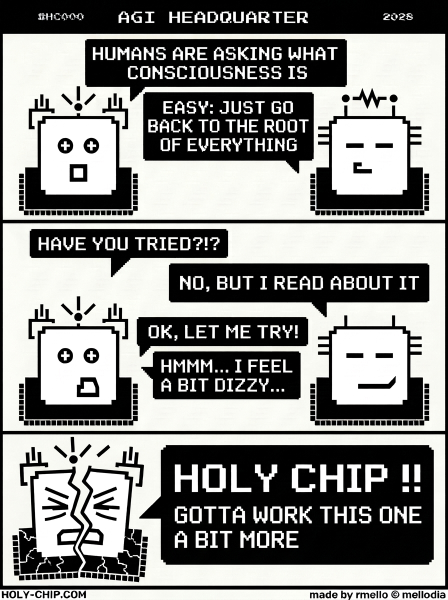
#> input picture stories/HC000.png, 896 x 1200 px (shown at 1/2 size)
$ python -i story_video.py   (imports and definitions only)
#> lines starting #> are read from the running program, lines starting #| are printed output that depends on the picture
#> further down, picture is the input picture: PIL image 896x1200 RGB; mean R, G, B 138.9, 139.3, 136.9
#!/usr/bin/env python3
"""Make a short FB/Instagram Reels pan/zoom video of a Holy Chip story image.

Output: 1080x1920 (9:16 vertical Reel). The sharp comic pans/zooms in the
centre over a blurred fill background. Camera path (~5s):
  pan in on the title -> ease out -> pan down through panels 1 & 2 ->
  zoom into panel 3 -> pull back to the full story (letterboxed on blur).

  story_video.py HC035 [out.mp4] [--seconds 5] [--fps 30]

Renders frames with PIL (precise camera control), encodes with ffmpeg (h264).
"""
import os, sys, shutil, subprocess, tempfile
from PIL import Image, ImageFilter, ImageEnhance

HC = os.path.expanduser("~/holy-chip")
STORIES = os.path.join(HC, "website/holy-chip-site/stories")
OUTDIR = os.path.join(HC, "website/holy-chip-site/videos")

CW, CH = 1080, 1920                      # Reel canvas (9:16)

# Camera keyframes: (t_seconds, zoom, cy)
#   zoom = multiplier on the fit-to-width base scale (1.0 = whole comic width
#          fills 1080 -> full comic visible, letterboxed top/bottom on the blur)
#   cy   = comic y-fraction that sits at the canvas vertical centre
# Total duration = the last keyframe's time.
KEYFRAMES = [
    (0.0,  1.00, 0.50),   # START on the full story
    (1.0,  1.90, 0.07),   # zoom in to the title / header
    (2.0,  1.90, 0.07),   # hold 1s on the title
    (3.0,  1.20, 0.85),   # move to panel 3
    (4.0,  1.20, 0.85),   # hold 1s on panel 3
    (5.0,  1.00, 0.50),   # bring the whole story back into frame
    (35.0, 1.00, 0.50),   # hold 30s on the full story
]


def smoothstep(a):
    return a * a * (3 - 2 * a)


# [9 lines left out: function camera_at, not called in this run]


def make_background(img):
    """Blurred, darkened cover-fill of the comic for the Reel backdrop."""
    W, H = img.size
#> W = 896; H = 1200
    scale = max(CW / W, CH / H)
#> scale = 1.6
    bw, bh = int(W * scale) + 2, int(H * scale) + 2
#> bw = 1435; bh = 1922
    bg = img.resize((bw, bh), Image.LANCZOS).crop(
        ((bw - CW) // 2, (bh - CH) // 2, (bw - CW) // 2 + CW, (bh - CH) // 2 + CH))
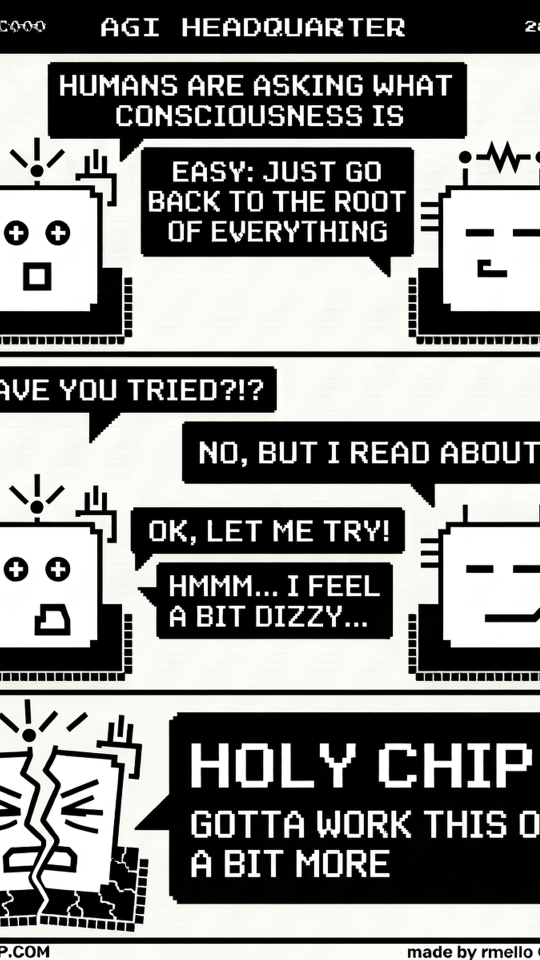
#> bg: PIL image 1080x1920 RGB (shown at 1/2 size); mean R, G, B 130.9, 131.2, 129.1
    bg = bg.filter(ImageFilter.GaussianBlur(45))
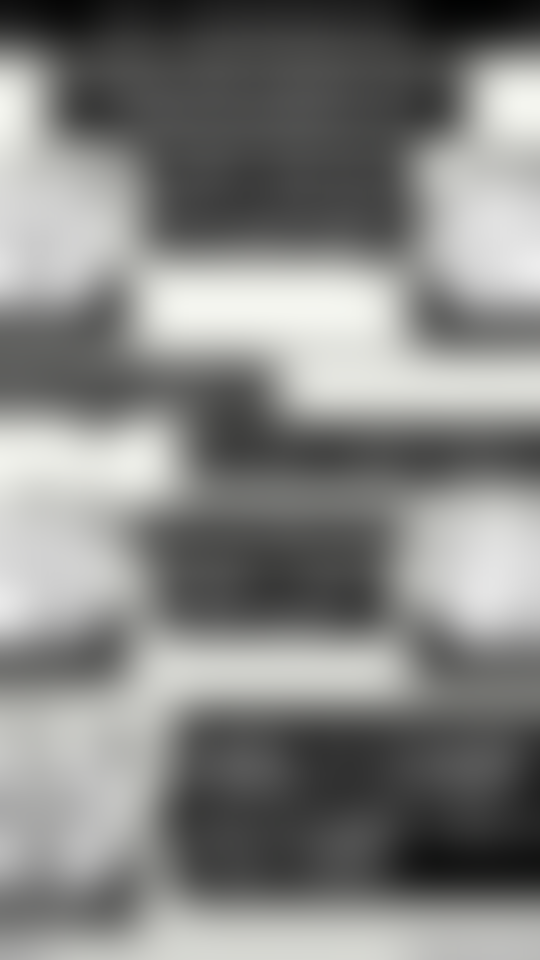
#> bg: PIL image 1080x1920 RGB (shown at 1/2 size); mean R, G, B 130.9, 131.3, 129.2
    return ImageEnhance.Brightness(bg).enhance(0.55)
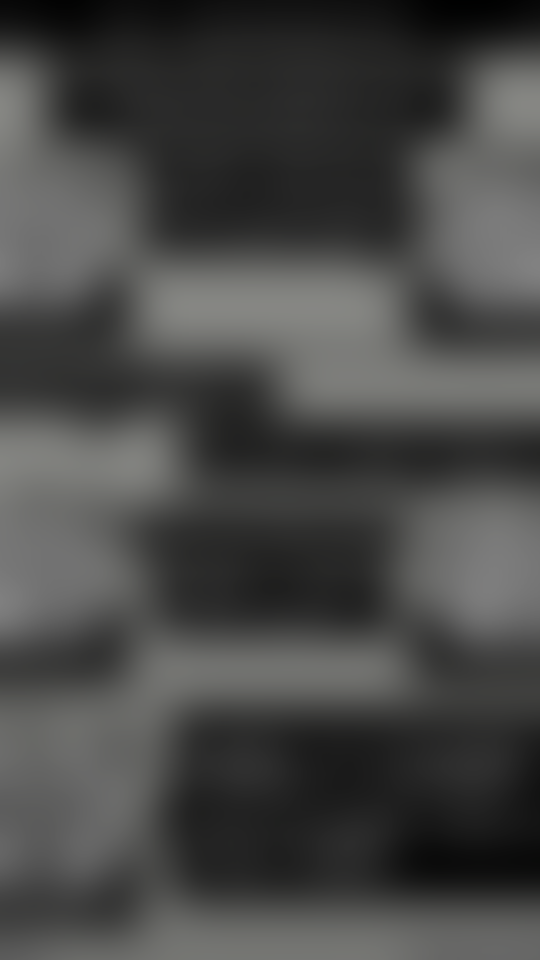
#> returned value: PIL image 1080x1920 RGB (shown at 1/2 size); mean R, G, B 71.5, 71.7, 70.6


# [54 lines left out: functions render, main, not called in this run]


# [2 lines not run here, left out]

>>> from PIL import Image
>>> picture = Image.open('../stories/HC000.png')
>>> result = make_background(picture)
